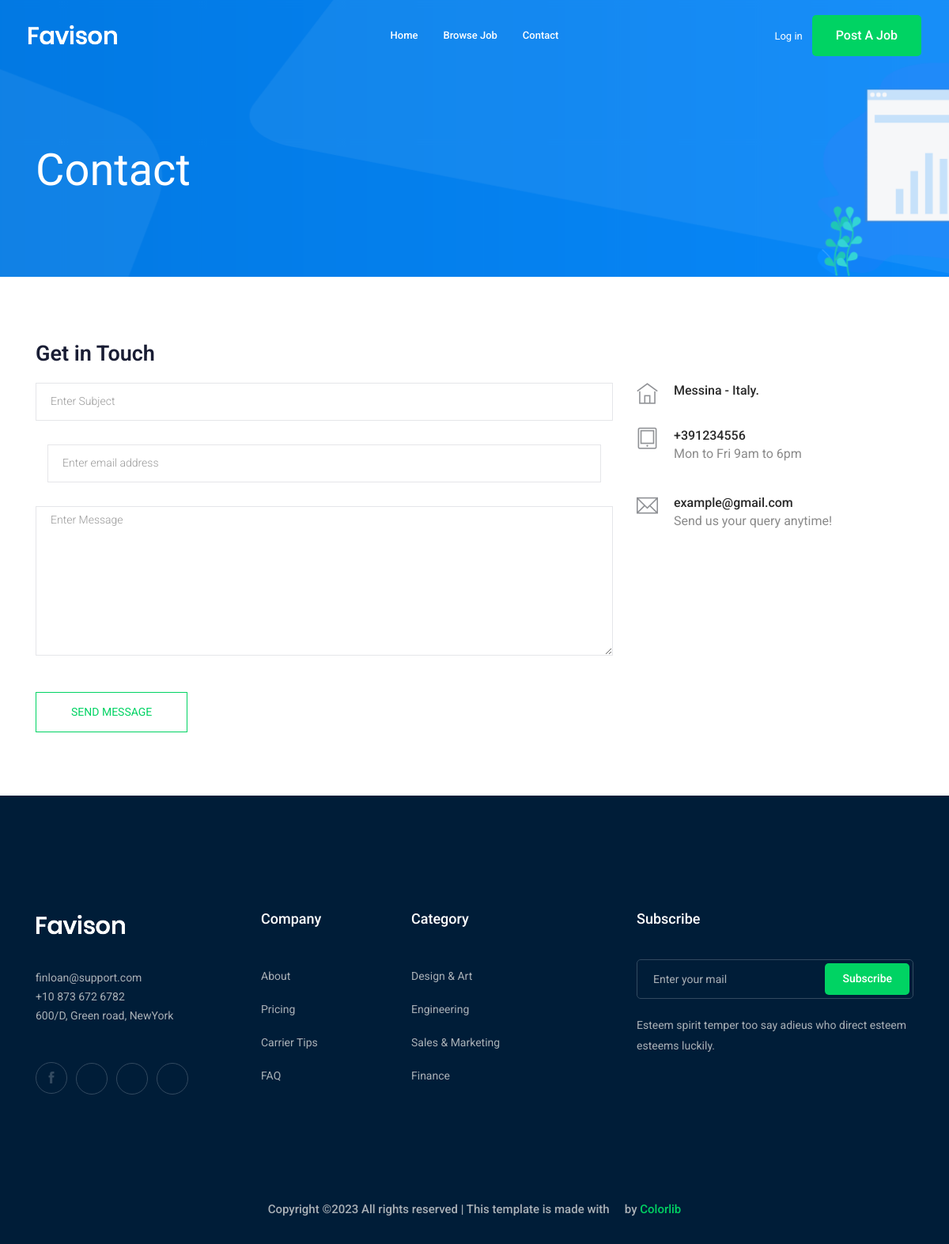
The page /contact-us/ on the database its author committed.
### contact/models.py (models this page shows, shortened)
class Info(models.Model):
    place = models.CharField(max_length=50)
    phone_number = models.CharField(max_length=20)
    email = models.EmailField(max_length=20)

### contact/views.py (the view, shortened to what this page needs)
# urls.py: path('', views.send_message, name='contact'),
def send_message(request):
    myinfo = Info.objects.last()
    context = {
        'myinfo': myinfo,
    }
    return render(request, 'contact/contact.html', context)

### contact/templates/contact/contact.html (shortened to what this page needs)
{% extends 'base.html'%}
{%block body%}
    <div class="bradcam_area bradcam_bg_1">
        <div class="container">
            <div class="row">
                <div class="col-xl-12">
                    <div class="bradcam_text">
                        <h3>contact</h3>
                    </div>
                </div>
            </div>
        </div>
    </div>
  <section class="contact-section section_padding">
    <div class="container">
      <div class="row">
        <div class="col-12">
          <h2 class="contact-title">Get in Touch</h2>
        </div>
        <div class="col-lg-8">
          <form class="form-contact contact_form" action="#" method="post">
            <div class="row">
              <div class="col-12">
                <div class="form-group">
                    <input class="form-control" name="subject" id="subject" type="text" onfocus="this.placeholder = ''" onblur="this.placeholder = 'Enter Subject'" placeholder = 'Enter Subject'>
                </div>
              <div class="col-12">
                 <div class="form-group">
                      <input class="form-control" name="email" id="email" type="email" onfocus="this.placeholder = ''" onblur="this.placeholder = 'Enter email address'" placeholder = 'Enter email address'>
                 </div>
             </div>
              </div>
              <div class="col-12">
                <div class="form-group">
                    <textarea class="form-control w-100" name="message" id="message" cols="30" rows="9" onfocus="this.placeholder = ''" onblur="this.placeholder = 'Enter Message'" placeholder = 'Enter Message'></textarea>
                </div>
              </div>
            </div>
            <div class="form-group mt-3">
              <button type="submit" class="button button-contactForm btn_4 boxed-btn">Send Message</button>
            </div>
          </form>
        </div>
        <div class="col-lg-4">
          <div class="media contact-info">
            <span class="contact-info__icon"><i class="ti-home"></i></span>
            <div class="media-body">
              <h3>{{myinfo.place}}.</h3>
            </div>
          </div>
          <div class="media contact-info">
            <span class="contact-info__icon"><i class="ti-tablet"></i></span>
            <div class="media-body">
              <h3>{{myinfo.phone_number}}</h3>
              <p>Mon to Fri 9am to 6pm</p>
            </div>
          </div>
          <div class="media contact-info">
            <span class="contact-info__icon"><i class="ti-email"></i></span>
            <div class="media-body">
              <h3>{{myinfo.email}}</h3>
              <p>Send us your query anytime!</p>
            </div>
          </div>
        </div>
      </div>
    </div>
  </section>
  {%endblock body%}

### rows shown on the page
Info: place "Messina - Italy", phone_number "+391234556", email "example@gmail.com"
